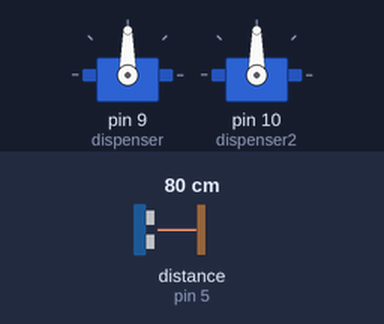
The sketch below on a simulated Arduino Uno, built with avr-gcc and run on an emulated ATmega328P. Parts: 2 × servo. Wiring (inferred from the names in the program): ultrasonic range finder: trigger pin 6; echo pin 5. The inputs (shaded band) are chosen by the test bench; at power-on: distance to the obstacle (sensor on pin 5) 80 cm. The echo pulse lasts 58.3 µs per cm; what the sketch prints to the serial monitor is not drawn.

Above: at 0.05 s.
Timing chart, 0 to 3.0 s (numbered marks = the images above):
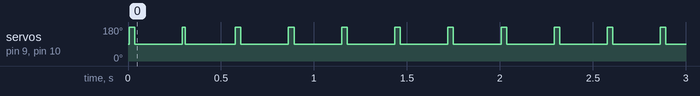

The sketch:

dispenser_anticovid19_HCSR04_en.ino
```cpp
// (licence header left out)
#include <Servo.h>                              //include the library of the servos to makwe easier their use

const int EchoPin = 5;                           //emitter pin from HC-SR04
const int TrigPin = 6;                       //receiver pin from HC-HCSR04
int pos = 1500;                                 //entire value position in microseconds for servos

Servo dispenser;                                    //create a different object to control each servo
Servo dispenser2;

void setup()                                    //function of starting pre-config, only run once
{
  pinMode(TrigPin, OUTPUT);                 //emitter pin HC-SR04 as output
  pinMode(EchoPin, INPUT);                      //receiver pin HC-SR04 as input
  dispenser.attach(9,1000,2000);                             //link pin 9 to servo 1, min value 1000 microsegs to 2000 microsegs(0-180º)
  dispenser2.attach(10,1000,2000);                           //link pin 10 to servo 2, min value 1000 microsegs to 2000 microsegs(0-180º)
  Serial.begin(9600);                           //Start serial communication with 9600 baudios speed data.
  dispenser.write(pos);                             //initial central position for both servos
  dispenser2.write(pos);
}

void loop()
{
  int cm = ping(TrigPin, EchoPin);             //making entire value for centimeters and linking the function ping value with the HC-SR04 pines
  Serial.print("Distance: ");                   //print the header of the centimeters value in serial com
  Serial.println(cm);                            //print the decimal value to show the centimeters distance

  if (cm <= 6)                                   //if distance from hand to sensor is less or same than 6cm, activate dispenser
  {
        for (pos = 1500; pos <= 2000; pos += 500)                //position value goes from 90 to 180 degrees in a step of 500 microseconds
      {
        dispenser.writeMicroseconds(pos);                                //positioning servo 1 with pos value
        dispenser2.writeMicroseconds(pos);                               //positioning servo 2 with pos value too
        delay(15);                                              //waiting 15 milliseconds for servo reaches the position
      }
  }

  else                                                       //if not detects proximity, start position for servos
  {
        for (pos = 2000; pos >= 1500; pos -= 500)               //position value goes from 2000 to 1500 in a step of 500 microseconds
      {
        dispenser.writeMicroseconds(pos);                               //positioning servo 2 with pos value
        dispenser2.writeMicroseconds(pos);                              //positioning servo 2 with pos value too
        delay(15);                                      //position value goes from 2000 to 1500 in a step of 500 microseconds
      }
  }

  delay(250);
}

int ping(int TrigPin, int EchoPin)            //making entire ping for calculate time between sending and receiving ultrasonic pulse to know distance of hand
{
  long duration, distanceCm;                   //making two long values to host the result of measuring the duration wave & physical distance in cm

  digitalWrite(TrigPin, LOW);                 //to generate a clean pulse, putting emitter to LOW for 4 microsegundos
  delayMicroseconds(4);
  digitalWrite(TrigPin, HIGH);                //generating pulse during 10 microseconds
  delayMicroseconds(10);
  digitalWrite(TrigPin, LOW);                 //shutdown the emitter

  duration = pulseIn(EchoPin, HIGH);              //measuring time between pulses, in microseconds

  distanceCm = duration * 10 / 292/ 2;             //converting distance in cm
  return distanceCm;                               //returning up to distanceCm value to repeat the process and refresh it
}
```

Measured:
- by itself, servo on pin 9 (dispenser), servo on pin 10 (dispenser2): alternates 180° for 0.03 s and 90° for 0.26 s
